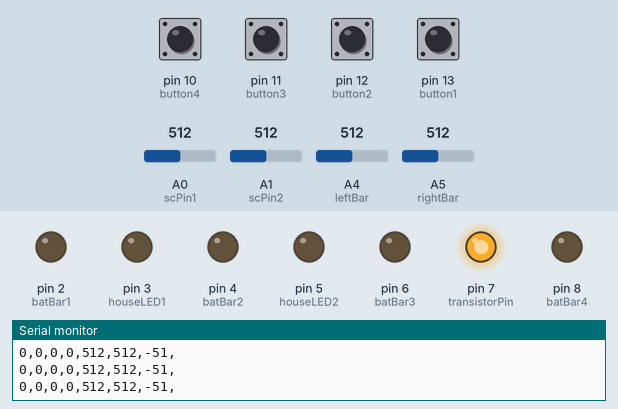
A sketch run on a simulated Arduino Uno, built with avr-gcc and run on an emulated ATmega328P. Parts: output pins drawn as LEDs (lit = HIGH), the last lines printed to the serial monitor. The inputs (shaded band) are chosen by the test bench; at power-on: pin 10 (button4), pin 11 (button3), pin 12 (button2), pin 13 (button1) LOW, A0 (scPin1) = 512, A4 (leftBar) = 512, A1 (scPin2) = 512, A5 (rightBar) = 512.

Above: at 1.2 s.
1.3 s: A0 (scPin1) set to 870
4.3 s: A0 (scPin1) set to 898
At 5.7 s:
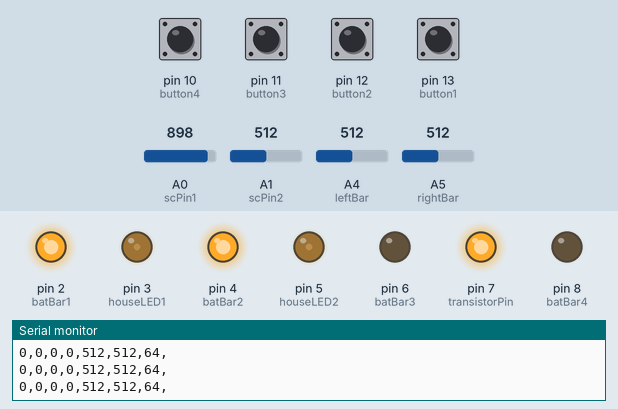
7.3 s: A4 (leftBar) set to 591
10.3 s: A4 (leftBar) set to 613
At 11.5 s:
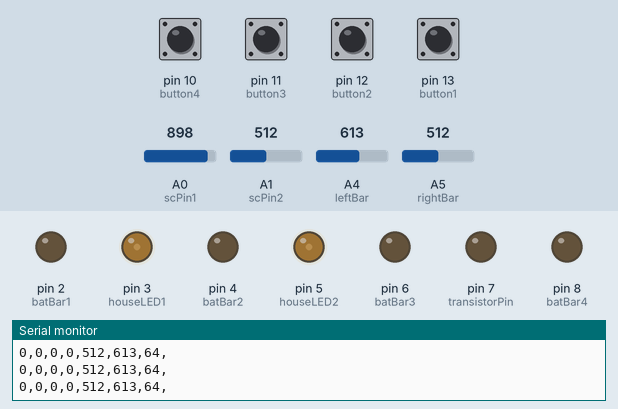
11.8 s: A1 (scPin2) set to 716
At 12.7 s:
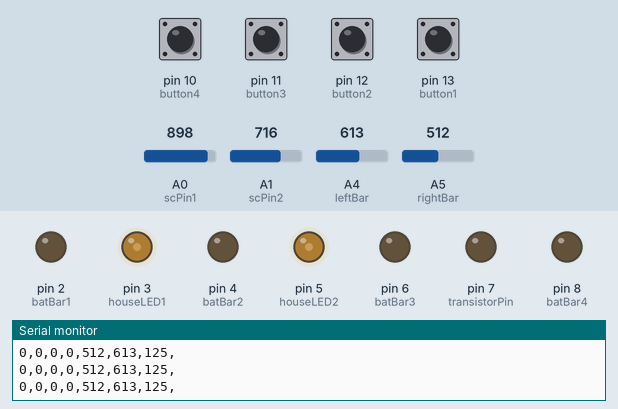
13.3 s: A1 (scPin2) set to 306
At 14.1 s:
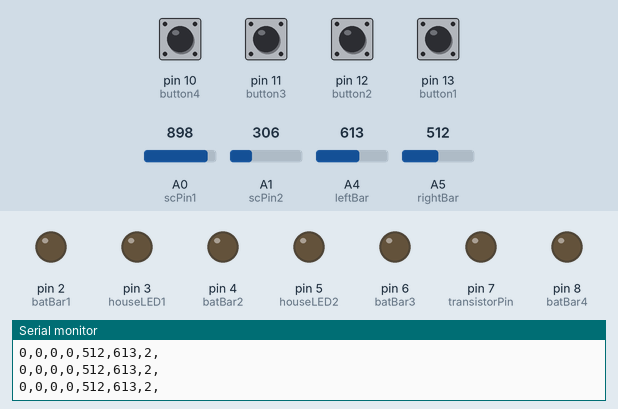
Timing chart, 0 to 15.8 s (numbered marks = the images above; inputs shaded):
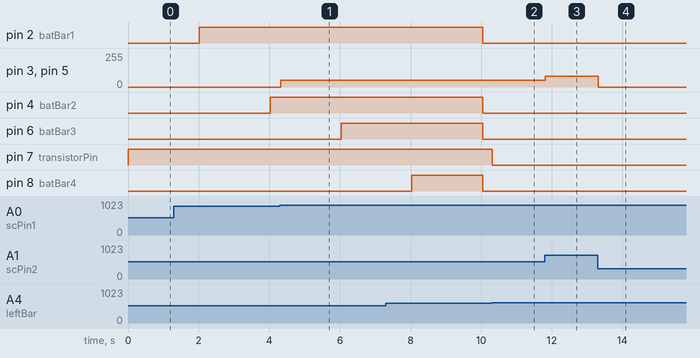

The sketch:

12118_Full_code_v3_for_final.ino
```cpp
//SUN control
const int transistorPin = 7;    // connected to the base of the transistor
const int leftBar = A4; // connected to the left switch for SUN
const int rightBar = A5; // connected to the right switch for SUN

//button pins
const int button1 = 13;
const int button2 = 12;
const int button3 = 11;
const int button4 = 10;

//house & solar cell pins
const int houseLED1 = 3;
const int houseLED2 = 5;
const int scPin1 = A0;
const int scPin2 = A1;

const int numReadings = 10;
int solareadings[numReadings];      // the readings from the analog input from solar cells
int readIndex = 0;              // the index of the current reading
int solarTotal = 0;                  // the running total
int solarSmooth = 0;                // the average smoothed by 10 measurements

//battery parameters

int batBar1 = 2;
int batBar2 = 4;
int batBar3 = 6;
int batBar4 = 8;
int batBars[4] = {batBar1,batBar2,batBar3,batBar4};
unsigned long previousTime = 0;
long interval1 = 2000;
long interval2 = 1000;
int k=0;
int j=4;
//


void setup() {
  //configure the digital input:
  pinMode(button1, INPUT);
  pinMode(button2, INPUT);
  pinMode(button3, INPUT);
  pinMode(button4, INPUT);
  pinMode(transistorPin, OUTPUT);
  pinMode(houseLED1,OUTPUT);
  pinMode(houseLED2,OUTPUT);
  pinMode(batBar1, OUTPUT);
  pinMode(batBar2, OUTPUT);
  pinMode(batBar3, OUTPUT);
  pinMode(batBar4, OUTPUT);

  Serial.begin(9600);

  for (int thisReading = 0; thisReading < numReadings; thisReading++) {
    solareadings[thisReading] = 0;
  }
}

void loop() {

unsigned long currentTime = millis();

// Reading the buttons in order to change the page on iPad
      // read b1
      int button1Value = digitalRead(button1);
      Serial.print(button1Value);
      Serial.print(",");

      // read b2
      int button2Value = digitalRead(button2);
      Serial.print(button2Value);
      Serial.print(",");

      // read b3
      int button3Value = digitalRead(button3);
      Serial.print(button3Value);
      Serial.print(",");

      // read b4
      int button4Value = digitalRead(button4);
      Serial.print(button4Value);
      Serial.print(",");


 //SUN control with the left and right switches + battery charge/discharge
        int leftSW = analogRead(leftBar);
        int rightSW = analogRead(rightBar);


if (leftSW > 600){
          digitalWrite(transistorPin, LOW);
          for (int n=0; n < 4; n++){
              digitalWrite(batBars[n],LOW);
          }
          //switch to starting page and turn on light and charge battery
          k=0;
          } else if (rightSW > 600){
            digitalWrite(transistorPin, LOW);
              if  (currentTime - previousTime > interval2) {
                 previousTime = currentTime;
                 if (k <= 4){
                    for (int n=0; n < 4; n++){
                    digitalWrite(batBars[n],HIGH);
                    k=5;
                    }
                 }
               digitalWrite(batBars[j],LOW);
                  if (j >= 1){
                  j--;
                  } else {
                  j=4;
                  k=0;
                  }
                 }
                  //ideally we want the lights to be off for a short period before battery kicks in
                  analogWrite(houseLED1, 90);
                  analogWrite(houseLED2, 90);
          //switch to battery pg and turn off light and discharge battery
          } else{
            digitalWrite(transistorPin, HIGH);
            if  (currentTime - previousTime > interval1) {
              previousTime = currentTime;
              digitalWrite(batBars[k],HIGH);
              if (k <= 3){
                  k++;
                } else if(k = 4){
                  k=0;
                  for (int n=0; n < 4; n++){
                      digitalWrite(batBars[n],LOW);
                  }
                }
                }
                j=4;
             }

        //  read the right switch location
        Serial.print(rightSW);
        Serial.print(",");

        //  read the left switch location
        Serial.print(leftSW);
        Serial.print(",");

//Battery charge and discharge//////////////


///house LED and solar panel control
       int solar1 = analogRead(scPin1);
       int solar2 = analogRead(scPin2);
       int solarAvg = (solar1 + solar2)/2; // We need to find a way to average the data!!!

//////////solar measurement averaging over 10 readings///////////////
//        solarTotal = solarTotal - solareadings[readIndex];
//        solareadings[readIndex] = solarAvg;
//        solarTotal = solarTotal + solareadings[readIndex];
//        readIndex = readIndex + 1;
//        if (readIndex >= numReadings) {
//          // ...wrap around to the beginning:
//          readIndex = 0;
//        }
//        // calculate the average:
//        solarSmooth = solarTotal / numReadings;
//
//       int mapSolar = map (solarSmooth, 300, 1023, 1, 255);
       int mapSolar = map (solarAvg, 600, 1023, 1, 255);

//       Serial.print(mapSolar); // binary sent to the computer
        Serial.print(mapSolar);
       Serial.println(",");
       delay(1);
//////////////////////////////////////////////////////////////////////

//       int mapSolar = map (solarAvg, 650, 1023, 1, 255);
//       Serial.print(mapSolar); // ASCII sent to the computer
//       Serial.println(",");


    // Here you can add more lines for each condition in order to light up more LEDs in the house.
        if (solarAvg < 700) {
        analogWrite(houseLED1, 0);
         analogWrite(houseLED2, 0);}

        if (solarAvg >= 700 && solarAvg < 780) {
        analogWrite(houseLED1, 50);
        analogWrite(houseLED2, 50);}

        if (solarAvg >= 780 && solarAvg < 900) {
        analogWrite(houseLED1, 80);
        analogWrite(houseLED2, 80);}

        if (solarAvg >= 920 && solarAvg < 980) {
        analogWrite(houseLED1, 100);
        analogWrite(houseLED2, 100);}

        if (solarAvg >= 980) {
        analogWrite(houseLED1, 254);
        analogWrite(houseLED2, 254);}
}
```

Measured:
- the behaviour switches between 887 and 888 on A0 (scPin1) (found by bisection; images 0 and 1)
- the behaviour switches between 600 and 601 on A4 (leftBar) (found by bisection; images 1 and 2)
- after the input at 4.3 s, pin 3 (houseLED1), pin 5 (houseLED2): 0/255 → 50/255 at once
- after the input at 10.3 s, pin 7 (transistorPin): HIGH → LOW at once
- after the input at 11.8 s, pin 3 (houseLED1), pin 5 (houseLED2): 50/255 → 80/255 at once
- after the input at 13.3 s, pin 3 (houseLED1), pin 5 (houseLED2): 80/255 → 0/255 at once
